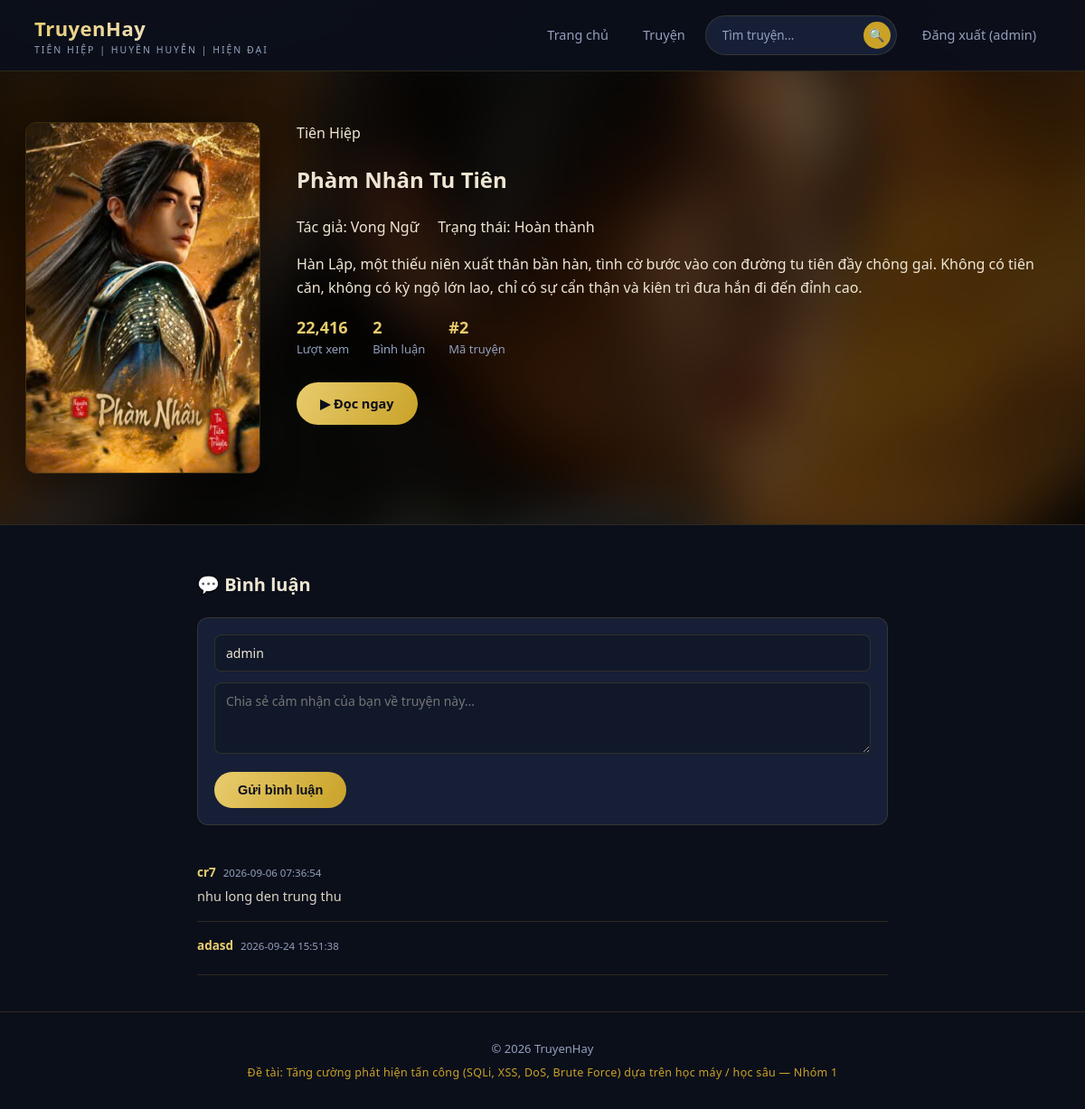
The page /truyen/2 (signed in) on the database its author committed.
### tables this page shows
CREATE TABLE truyen (
            id INTEGER PRIMARY KEY AUTOINCREMENT,
            title TEXT NOT NULL,
            author TEXT NOT NULL,
            category TEXT NOT NULL,
            description TEXT,
            image TEXT,
            views INTEGER DEFAULT 0,
            status TEXT NOT NULL DEFAULT "Đang ra",
            create_at TIMESTAMP DEFAULT CURRENT_TIMESTAMP
        );

CREATE TABLE comments (
            id INTEGER PRIMARY KEY AUTOINCREMENT,
            truyen_id INTEGER NOT NULL,
            username TEXT NOT NULL,
            content TEXT NOT NULL,
            created_at TIMESTAMP DEFAULT CURRENT_TIMESTAMP,
            FOREIGN KEY (truyen_id) REFERENCES truyen(id)
        );

### app.py (the view, shortened to what this page needs)
@app.route("/truyen/<truyen_id>", methods=["GET", "POST"])
def truyen_detail(truyen_id):
    db = get_db()
    cur = db.cursor()
    if request.method == "GET": #GET
        sql = ("SELECT * FROM truyen WHERE id = {t_id}").format(t_id=truyen_id)
        try: #Lay truyen
            truyen = run_query(sql, fetch="one")
        except sqlite3.Error as e:
            return f"Loi: {e}", 400
        if truyen == None:
            return "Không tìm thấy truyện !", 404
        try: #UPDATE views
            u_sql = "UPDATE truyen SET views = views + 1 WHERE id = {t_id}".format(t_id=truyen_id)
            run_query(u_sql, fetch="none")
        except sqlite3.Error as e:
            pass
        try: #Comments
            cmt_sql = ("SELECT * FROM comments WHERE truyen_id = {id} ORDER BY id"
                       ).format(id=truyen_id)
            comments = run_query(cmt_sql)
        except sqlite3.Error as e:
            comments =[]
        return render_template("truyen_detail.html", truyen=truyen, comments=comments)

### app.py (called while the page is built)
def get_db():
    if "db" not in g:
        g.db = sqlite3.connect(DB_PATH)
        g.db.row_factory = sqlite3.Row
    return g.db

def run_query(query, fetch="all"):
    db = get_db()
    cur = db.cursor()
    cur.execute(query)
    if fetch == "all":
        rows = cur.fetchall()
        return rows
    elif fetch == "one":
        row = cur.fetchone()
        return row
    else:
        db.commit()
        return None

### templates/truyen_detail.html (shortened to what this page needs)
<!DOCTYPE html>
<html lang="vi">
<head>
<link rel="stylesheet" href="{{ url_for('static', filename='style.css') }}">
</head>
<body>
<header class="site-header">
  <div class="header-inner">
    <a href="{{ url_for('index') }}" class="brand">
      <div>
        <div class="brand-text">TruyenHay</div>
        <div class="brand-sub">Tiên hiệp | Huyền huyễn | Hiện đại</div>
      </div>
    </a>
    <nav class="main-nav">
      <a href="{{ url_for('index') }}">Trang chủ</a>
      <a href="{{ url_for('truyen_list') }}">Truyện</a>
      <form class="search-form" action="{{ url_for('truyen_list') }}" method="get">
        <input type="text" name="q" placeholder="Tìm truyện...">
        <button type="submit" aria-label="Tìm kiếm">🔍</button>
      </form>
      {% if session.get('username') %}
        <a href="{{ url_for('logout') }}">Đăng xuất ({{ session.get('username') }})</a>
      {% else %}
        <a href="{{ url_for('login') }}" class="cta">Đăng nhập</a>
      {% endif %}
    </nav>
  </div>
</header>
<section class="detail-hero">
  {% set cover_img = truyen['image'] if truyen['image'] else 'tiennghich.jpg' %}
  {% set cover_url = url_for('static', filename='images/' + cover_img) %}
  <div class="detail-hero-bg" style="background-image: url('{{cover_url}}');"></div>
  <div class="detail-inner">
    <div class="detail-cover">
      <img src="{{cover_url}}" alt="{{ truyen.title }}">
    </div>
    <div class="hero-info">
      <span class="category-tag">{{ truyen['category']}}</span>
      <h1>{{ truyen['title'] }}</h1>
      <div class="author">Tác giả: {{ truyen['author'] }} &nbsp; &nbsp; Trạng thái: {{ truyen['status'] }}</div>
      <p class="desc">{{ truyen['description'] }}</p>
      <div class="stat-row">
        <div class="stat"><b>{{ "{:,}".format(truyen['views'] or 0) }}</b>Lượt xem</div>
        <div class="stat"><b>{{ comments|length }}</b>Bình luận</div>
        <div class="stat"><b>#{{ truyen['id'] }}</b>Mã truyện</div>
      </div>
      <a href="#doc" class="btn btn-primary">▶ Đọc ngay</a>
    </div>
  </div>
</section>
<div class="comments-wrap" id="doc">
  <h2>💬 Bình luận</h2>
  <form class="comment-form" method="post" action="{{ url_for('truyen_detail', truyen_id=truyen['id']) }}">
    <input type="text" name="username" placeholder="Tên của bạn"
           value="{{ session.get('username', '') }}" required>
    <textarea name="content" rows="3" placeholder="Chia sẻ cảm nhận của bạn về truyện này..." required></textarea>
    <button type="submit" class="btn btn-primary">Gửi bình luận</button>
  </form>
  {% for c in comments %}
  <div class="comment-item">
    <div class="who">{{ c.username }}<span class="when">{{ c.created_at }}</span></div>
    <div class="body">{{ c.content|safe }}</div>
  </div>
  {% else %}
  <p style="color:var(--muted);">Chưa có bình luận nào. Hãy là người đầu tiên!</p>
  {% endfor %}
</div>
<footer class="site-footer">
  <div>© 2026 TruyenHay</div>
  <div class="project-line">Đề tài: Tăng cường phát hiện tấn công (SQLi, XSS, DoS, Brute Force) dựa trên học máy / học sâu — Nhóm 1</div>
</footer>
</body>
</html>

### rows shown on the page
truyen: category "Tiên Hiệp", title "Phàm Nhân Tu Tiên", author "Vong Ngữ", status "Hoàn thành", description "Hàn Lập, một thiếu niên xuất thân bần hàn, tình cờ bước vào con đường tu tiên đầy chông gai. Không có tiên căn, không có kỳ ngộ lớn lao, chỉ có sự cẩn thận và kiên trì đưa hắn đi đến đỉnh cao.", views "22,416", id "2"
comments: username "cr7", created_at "2026-09-06 07:36:54", content "nhu long den trung thu"
comments: username "adasd", created_at "2026-09-24 15:51:38"

### other values the page prints
{{ session.get('username') }} "admin"
{{ comments|length }} "2"
